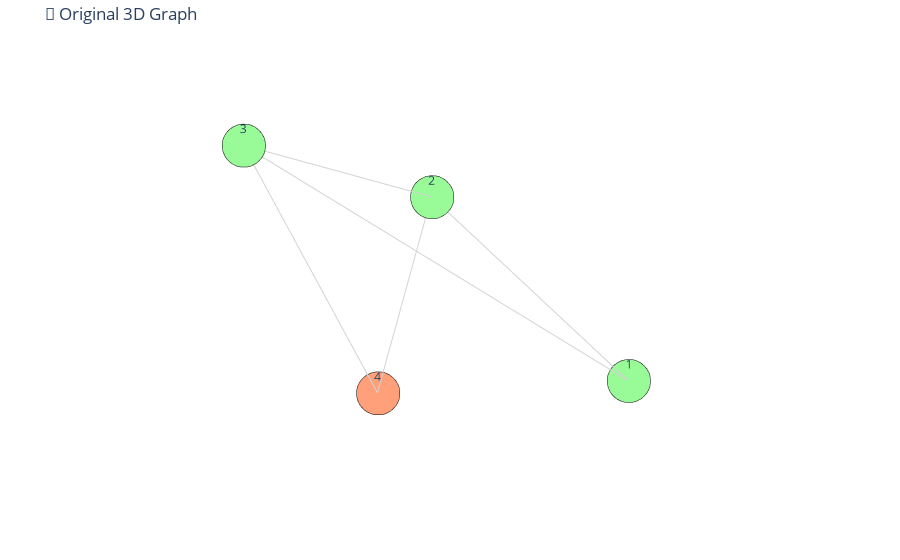
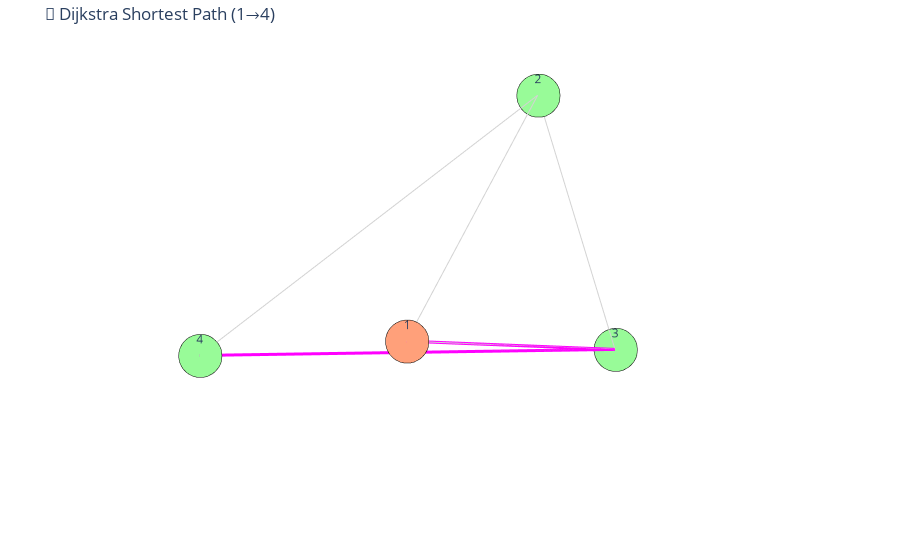
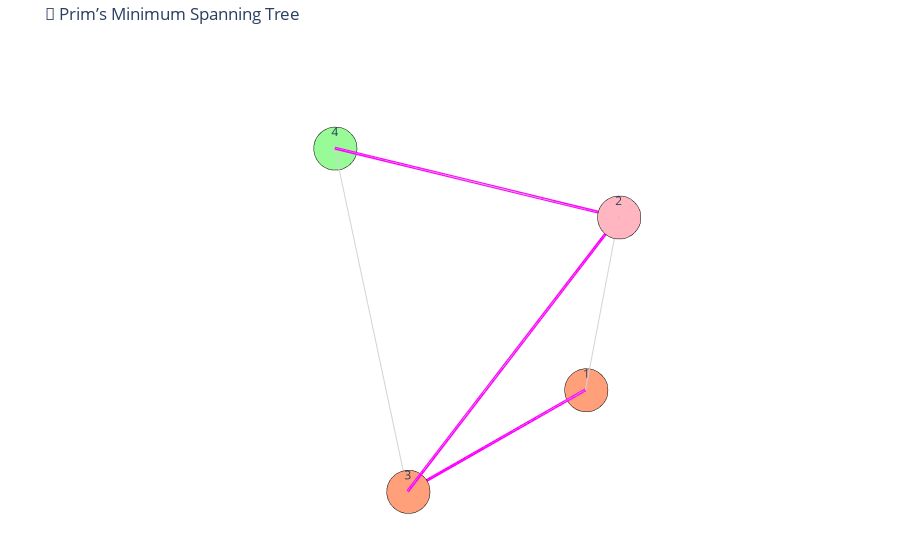
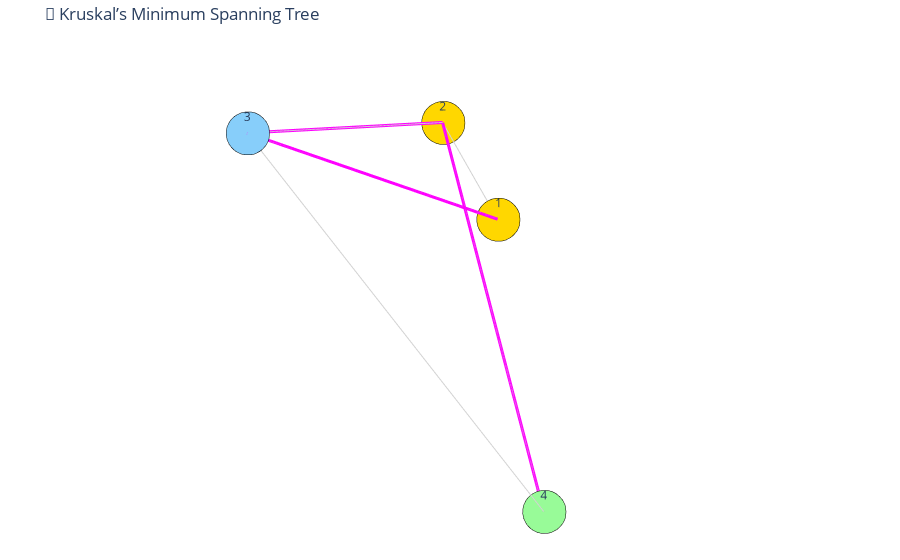

Write notebook code for charts like these, in order.
### Code cell
import plotly.graph_objects as go
import networkx as nx
import heapq
import random

# ---------- ฟังก์ชันสุ่มพิกัด 3D ----------
def random_3d_positions(G):
    pos = {}
    for node in G.nodes():
        pos[node] = (
            random.uniform(-1, 1),
            random.uniform(-1, 1),
            random.uniform(-1, 1)
        )
    return pos

# ---------- วาดกราฟแบบ 3D ----------
def draw_3d_graph(edges, highlight_edges=None, title="3D Graph"):
    G = nx.Graph()
    G.add_weighted_edges_from(edges)
    pos = random_3d_positions(G)
    
    # edge lines
    edge_x, edge_y, edge_z = [], [], []
    for u, v, w in edges:
        edge_x += [pos[u][0], pos[v][0], None]
        edge_y += [pos[u][1], pos[v][1], None]
        edge_z += [pos[u][2], pos[v][2], None]

    edge_trace = go.Scatter3d(
        x=edge_x, y=edge_y, z=edge_z,
        line=dict(width=2, color='lightgray'),
        hoverinfo='none', mode='lines'
    )

    # highlight edges
    if highlight_edges:
        hx, hy, hz = [], [], []
        for u, v in highlight_edges:
            hx += [pos[u][0], pos[v][0], None]
            hy += [pos[u][1], pos[v][1], None]
            hz += [pos[u][2], pos[v][2], None]
        highlight_trace = go.Scatter3d(
            x=hx, y=hy, z=hz,
            line=dict(width=6, color='magenta'),
            hoverinfo='none', mode='lines'
        )
    else:
        highlight_trace = None

    # node points
    node_x, node_y, node_z, node_text = [], [], [], []
    for node in G.nodes():
        node_x.append(pos[node][0])
        node_y.append(pos[node][1])
        node_z.append(pos[node][2])
        node_text.append(str(node))

    node_trace = go.Scatter3d(
        x=node_x, y=node_y, z=node_z,
        mode='markers+text',
        text=node_text,
        textposition="top center",
        marker=dict(
            size=15,
            color=[random.choice(["#FFB6C1", "#87CEFA", "#98FB98", "#FFD700", "#FFA07A"]) for _ in G.nodes()],
            line=dict(width=2, color='black')
        )
    )

    data = [edge_trace, node_trace]
    if highlight_trace:
        data.insert(1, highlight_trace)

    fig = go.Figure(data=data)
    fig.update_layout(
        title=title,
        showlegend=False,
        scene=dict(
            xaxis=dict(showbackground=False, visible=False),
            yaxis=dict(showbackground=False, visible=False),
            zaxis=dict(showbackground=False, visible=False)
        ),
        margin=dict(l=0, r=0, t=40, b=0)
    )
    fig.show()

# ---------- Dijkstra ----------
def dijkstra(N, adj, start, end):
    dist = [float('inf')] * (N + 1)
    prev = [None] * (N + 1)
    dist[start] = 0
    pq = [(0, start)]

    while pq:
        d, u = heapq.heappop(pq)
        if d > dist[u]:
            continue
        for v, w in adj[u]:
            if dist[v] > dist[u] + w:
                dist[v] = dist[u] + w
                prev[v] = u
                heapq.heappush(pq, (dist[v], v))

    path = []
    v = end
    while v is not None:
        path.append(v)
        v = prev[v]
    path = path[::-1]

    path_edges = [(path[i], path[i+1]) for i in range(len(path)-1)]
    return dist[end], path, path_edges

# ---------- MST ----------
def mst_prim(N, edges):
    G = nx.Graph()
    G.add_weighted_edges_from(edges)
    mst = nx.minimum_spanning_tree(G, algorithm='prim')
    return list(mst.edges())

def mst_kruskal(N, edges):
    G = nx.Graph()
    G.add_weighted_edges_from(edges)
    mst = nx.minimum_spanning_tree(G, algorithm='kruskal')
    return list(mst.edges())


# ---------- MAIN ----------
N = 4
edges = [
    (1, 2, 3),
    (1, 3, 2),
    (2, 3, 1),
    (2, 4, 4),
    (3, 4, 5)
]
adj = [[] for _ in range(N + 1)]
for u, v, w in edges:
    adj[u].append((v, w))
    adj[v].append((u, w))

# 1️⃣ กราฟรวม
draw_3d_graph(edges, title="🌈 Original 3D Graph")

# 2️⃣ Dijkstra
dist, path, path_edges = dijkstra(N, adj, 1, 4)
print(f"Shortest path 1→4: {path}, distance = {dist}")
draw_3d_graph(edges, highlight_edges=path_edges, title="💫 Dijkstra Shortest Path (1→4)")

# 3️⃣ Prim’s MST
prim_edges = mst_prim(N, edges)
print("Prim’s MST:", prim_edges)
draw_3d_graph(edges, highlight_edges=prim_edges, title="🌿 Prim’s Minimum Spanning Tree")

# 4️⃣ Kruskal’s MST
kruskal_edges = mst_kruskal(N, edges)
print("Kruskal’s MST:", kruskal_edges)
draw_3d_graph(edges, highlight_edges=kruskal_edges, title="🌸 Kruskal’s Minimum Spanning Tree")

### Figure 1 — Plotly figure (JSON) as saved in the notebook; plotly's stock layout.template omitted (floating-point values rounded to 4 significant figures)
{"data": [{"hoverinfo": "none", "line": {"color": "lightgray", "width": 2}, "mode": "lines", "type": "scatter3d", "x": [-0.132, 0.2455, null, -0.132, 0.9516, null, 0.2455, 0.9516, null, 0.2455, 0.6155, null, 0.9516, 0.6155, null], "y": [0.7312, -0.2894, null, 0.7312, -0.7241, null, -0.2894, -0.7241, null, -0.2894, -0.3722, null, -0.7241, -0.3722, null], "z": [-0.1467, 0.6484, null, -0.1467, 0.9874, null, 0.6484, 0.9874, null, 0.6484, -0.4723, null, 0.9874, -0.4723, null]}, {"marker": {"color": ["#98FB98", "#98FB98", "#98FB98", "#FFA07A"], "line": {"color": "black", "width": 2}, "size": 15}, "mode": "markers+text", "text": ["1", "2", "3", "4"], "textposition": "top center", "type": "scatter3d", "x": [-0.132, 0.2455, 0.9516, 0.6155], "y": [0.7312, -0.2894, -0.7241, -0.3722], "z": [-0.1467, 0.6484, 0.9874, -0.4723]}], "layout": {"margin": {"b": 0, "l": 0, "r": 0, "t": 40}, "scene": {"xaxis": {"showbackground": false, "visible": false}, "yaxis": {"showbackground": false, "visible": false}, "zaxis": {"showbackground": false, "visible": false}}, "showlegend": false, "title": {"text": "🌈 Original 3D Graph"}}}

### Figure 2 — Plotly figure (JSON) as saved in the notebook; plotly's stock layout.template omitted (floating-point values rounded to 4 significant figures)
{"data": [{"hoverinfo": "none", "line": {"color": "lightgray", "width": 2}, "mode": "lines", "type": "scatter3d", "x": [0.4393, -0.7556, null, 0.4393, -0.9372, null, -0.7556, -0.9372, null, -0.7556, 0.9618, null, -0.9372, 0.9618, null], "y": [0.735, 0.3165, null, 0.735, 0.8342, null, 0.3165, 0.8342, null, 0.3165, 0.2131, null, 0.8342, 0.2131, null], "z": [0.1197, 0.6229, null, 0.1197, -0.6695, null, 0.6229, -0.6695, null, 0.6229, 0.05465, null, -0.6695, 0.05465, null]}, {"hoverinfo": "none", "line": {"color": "magenta", "width": 6}, "mode": "lines", "type": "scatter3d", "x": [0.4393, -0.9372, null, -0.9372, 0.9618, null], "y": [0.735, 0.8342, null, 0.8342, 0.2131, null], "z": [0.1197, -0.6695, null, -0.6695, 0.05465, null]}, {"marker": {"color": ["#FFA07A", "#98FB98", "#98FB98", "#98FB98"], "line": {"color": "black", "width": 2}, "size": 15}, "mode": "markers+text", "text": ["1", "2", "3", "4"], "textposition": "top center", "type": "scatter3d", "x": [0.4393, -0.7556, -0.9372, 0.9618], "y": [0.735, 0.3165, 0.8342, 0.2131], "z": [0.1197, 0.6229, -0.6695, 0.05465]}], "layout": {"margin": {"b": 0, "l": 0, "r": 0, "t": 40}, "scene": {"xaxis": {"showbackground": false, "visible": false}, "yaxis": {"showbackground": false, "visible": false}, "zaxis": {"showbackground": false, "visible": false}}, "showlegend": false, "title": {"text": "💫 Dijkstra Shortest Path (1→4)"}}}

### Figure 3 — Plotly figure (JSON) as saved in the notebook; plotly's stock layout.template omitted (floating-point values rounded to 4 significant figures)
{"data": [{"hoverinfo": "none", "line": {"color": "lightgray", "width": 2}, "mode": "lines", "type": "scatter3d", "x": [-0.8519, -0.384, null, -0.8519, 0.3926, null, -0.384, 0.3926, null, -0.384, -0.1563, null, 0.3926, -0.1563, null], "y": [0.4813, 0.7515, null, 0.4813, 0.3104, null, 0.7515, 0.3104, null, 0.7515, -0.7954, null, 0.3104, -0.7954, null], "z": [-0.7936, 0.6167, null, -0.7936, -0.7455, null, 0.6167, -0.7455, null, 0.6167, 0.5268, null, -0.7455, 0.5268, null]}, {"hoverinfo": "none", "line": {"color": "magenta", "width": 6}, "mode": "lines", "type": "scatter3d", "x": [-0.8519, 0.3926, null, -0.384, 0.3926, null, -0.384, -0.1563, null], "y": [0.4813, 0.3104, null, 0.7515, 0.3104, null, 0.7515, -0.7954, null], "z": [-0.7936, -0.7455, null, 0.6167, -0.7455, null, 0.6167, 0.5268, null]}, {"marker": {"color": ["#FFA07A", "#FFB6C1", "#FFA07A", "#98FB98"], "line": {"color": "black", "width": 2}, "size": 15}, "mode": "markers+text", "text": ["1", "2", "3", "4"], "textposition": "top center", "type": "scatter3d", "x": [-0.8519, -0.384, 0.3926, -0.1563], "y": [0.4813, 0.7515, 0.3104, -0.7954], "z": [-0.7936, 0.6167, -0.7455, 0.5268]}], "layout": {"margin": {"b": 0, "l": 0, "r": 0, "t": 40}, "scene": {"xaxis": {"showbackground": false, "visible": false}, "yaxis": {"showbackground": false, "visible": false}, "zaxis": {"showbackground": false, "visible": false}}, "showlegend": false, "title": {"text": "🌿 Prim’s Minimum Spanning Tree"}}}

### Figure 4 — Plotly figure (JSON) as saved in the notebook; plotly's stock layout.template omitted (floating-point values rounded to 4 significant figures)
{"data": [{"hoverinfo": "none", "line": {"color": "lightgray", "width": 2}, "mode": "lines", "type": "scatter3d", "x": [0.0008238, -0.04363, null, 0.0008238, 0.7863, null, -0.04363, 0.7863, null, -0.04363, 0.4933, null, 0.7863, 0.4933, null], "y": [0.2114, -0.1695, null, 0.2114, -0.3547, null, -0.1695, -0.3547, null, -0.1695, 0.9378, null, -0.3547, 0.9378, null], "z": [0.09802, 0.4169, null, 0.09802, 0.5386, null, 0.4169, 0.5386, null, 0.4169, -0.7438, null, 0.5386, -0.7438, null]}, {"hoverinfo": "none", "line": {"color": "magenta", "width": 6}, "mode": "lines", "type": "scatter3d", "x": [0.0008238, 0.7863, null, -0.04363, 0.7863, null, -0.04363, 0.4933, null], "y": [0.2114, -0.3547, null, -0.1695, -0.3547, null, -0.1695, 0.9378, null], "z": [0.09802, 0.5386, null, 0.4169, 0.5386, null, 0.4169, -0.7438, null]}, {"marker": {"color": ["#FFD700", "#FFD700", "#87CEFA", "#98FB98"], "line": {"color": "black", "width": 2}, "size": 15}, "mode": "markers+text", "text": ["1", "2", "3", "4"], "textposition": "top center", "type": "scatter3d", "x": [0.0008238, -0.04363, 0.7863, 0.4933], "y": [0.2114, -0.1695, -0.3547, 0.9378], "z": [0.09802, 0.4169, 0.5386, -0.7438]}], "layout": {"margin": {"b": 0, "l": 0, "r": 0, "t": 40}, "scene": {"xaxis": {"showbackground": false, "visible": false}, "yaxis": {"showbackground": false, "visible": false}, "zaxis": {"showbackground": false, "visible": false}}, "showlegend": false, "title": {"text": "🌸 Kruskal’s Minimum Spanning Tree"}}}
